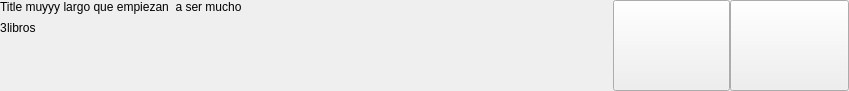
<?xml version="1.0" encoding="UTF-8"?>
<ui version="4.0">
 <class>LibraryLineGridCollectionsItem</class>
 <widget class="QWidget" name="LibraryLineGridCollectionsItem">
  <property name="geometry">
   <rect>
    <x>0</x>
    <y>0</y>
    <width>849</width>
    <height>91</height>
   </rect>
  </property>
  <property name="sizePolicy">
   <sizepolicy hsizetype="Preferred" vsizetype="Minimum">
    <horstretch>0</horstretch>
    <verstretch>0</verstretch>
   </sizepolicy>
  </property>
  <property name="windowTitle">
   <string>Form</string>
  </property>
  <property name="styleSheet">
   <string notr="true" />
  </property>
  <widget class="QWidget" name="LineGridCollectionsItemCont" native="true">
   <property name="geometry">
    <rect>
     <x>0</x>
     <y>0</y>
     <width>849</width>
     <height>91</height>
    </rect>
   </property>
   <property name="minimumSize">
    <size>
     <width>600</width>
     <height>64</height>
    </size>
   </property>
   <property name="maximumSize">
    <size>
     <width>849</width>
     <height>91</height>
    </size>
   </property>
   <property name="styleSheet">
    <string notr="true" />
   </property>
   <layout class="QHBoxLayout" name="horizontalLayout_3">
    <property name="spacing">
     <number>0</number>
    </property>
    <property name="margin">
     <number>0</number>
    </property>
    <item>
     <widget class="QWidget" name="collectionCont" native="true">
      <layout class="QVBoxLayout" name="verticalLayout">
       <property name="spacing">
        <number>0</number>
       </property>
       <property name="leftMargin">
        <number>0</number>
       </property>
       <property name="topMargin">
        <number>0</number>
       </property>
       <property name="rightMargin">
        <number>0</number>
       </property>
       <property name="bottomMargin">
        <number>10</number>
       </property>
       <item>
        <widget class="QLabel" name="collectionTitleLabel">
         <property name="minimumSize">
          <size>
           <width>0</width>
           <height>0</height>
          </size>
         </property>
         <property name="maximumSize">
          <size>
           <width>849</width>
           <height>1414</height>
          </size>
         </property>
         <property name="text">
          <string>Title muyyy largo que empiezan  a ser mucho </string>
         </property>
         <property name="alignment">
          <set>Qt::AlignLeading|Qt::AlignLeft|Qt::AlignVCenter</set>
         </property>
         <property name="wordWrap">
          <bool>false</bool>
         </property>
         <property name="indent">
          <number>0</number>
         </property>
        </widget>
       </item>
       <item>
        <widget class="QWidget" name="widget" native="true">
         <layout class="QHBoxLayout" name="horizontalLayout">
          <property name="spacing">
           <number>0</number>
          </property>
          <property name="margin">
           <number>0</number>
          </property>
          <item>
           <widget class="QLabel" name="booksNumberValueLbl">
            <property name="sizePolicy">
             <sizepolicy hsizetype="Preferred" vsizetype="Expanding">
              <horstretch>0</horstretch>
              <verstretch>0</verstretch>
             </sizepolicy>
            </property>
            <property name="text">
             <string>3</string>
            </property>
            <property name="indent">
             <number>0</number>
            </property>
           </widget>
          </item>
          <item>
           <widget class="QLabel" name="booksNumberLlb">
            <property name="sizePolicy">
             <sizepolicy hsizetype="Preferred" vsizetype="Expanding">
              <horstretch>0</horstretch>
              <verstretch>0</verstretch>
             </sizepolicy>
            </property>
            <property name="minimumSize">
             <size>
              <width>0</width>
              <height>0</height>
             </size>
            </property>
            <property name="maximumSize">
             <size>
              <width>14142</width>
              <height>16777215</height>
             </size>
            </property>
            <property name="text">
             <string>libros</string>
            </property>
            <property name="alignment">
             <set>Qt::AlignLeading|Qt::AlignLeft|Qt::AlignVCenter</set>
            </property>
            <property name="indent">
             <number>0</number>
            </property>
           </widget>
          </item>
          <item>
           <spacer name="horizontalSpacer">
            <property name="orientation">
             <enum>Qt::Horizontal</enum>
            </property>
            <property name="sizeHint" stdset="0">
             <size>
              <width>57</width>
              <height>28</height>
             </size>
            </property>
           </spacer>
          </item>
         </layout>
        </widget>
       </item>
       <item>
        <spacer name="verticalSpacer">
         <property name="orientation">
          <enum>Qt::Vertical</enum>
         </property>
         <property name="sizeHint" stdset="0">
          <size>
           <width>28</width>
           <height>57</height>
          </size>
         </property>
        </spacer>
       </item>
      </layout>
     </widget>
    </item>
    <item>
     <widget class="QPushButton" name="editCollectionBtn">
      <property name="sizePolicy">
       <sizepolicy hsizetype="Expanding" vsizetype="Expanding">
        <horstretch>0</horstretch>
        <verstretch>0</verstretch>
       </sizepolicy>
      </property>
      <property name="minimumSize">
       <size>
        <width>83</width>
        <height>0</height>
       </size>
      </property>
      <property name="maximumSize">
       <size>
        <width>117</width>
        <height>16777215</height>
       </size>
      </property>
      <property name="focusPolicy">
       <enum>Qt::NoFocus</enum>
      </property>
      <property name="text">
       <string />
      </property>
     </widget>
    </item>
    <item>
     <widget class="QPushButton" name="deleteCollectionBtn">
      <property name="sizePolicy">
       <sizepolicy hsizetype="Expanding" vsizetype="Expanding">
        <horstretch>0</horstretch>
        <verstretch>0</verstretch>
       </sizepolicy>
      </property>
      <property name="minimumSize">
       <size>
        <width>84</width>
        <height>0</height>
       </size>
      </property>
      <property name="maximumSize">
       <size>
        <width>119</width>
        <height>16777215</height>
       </size>
      </property>
      <property name="focusPolicy">
       <enum>Qt::NoFocus</enum>
      </property>
      <property name="text">
       <string />
      </property>
     </widget>
    </item>
   </layout>
  </widget>
 </widget>
 <resources />
 <connections />
</ui>
